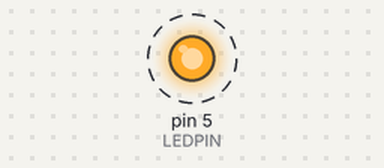
Recording of a sketch running on a simulated Arduino Uno, built with avr-gcc and run on an emulated ATmega328P. Parts: output pins drawn as LEDs (lit = HIGH). Dashed ring = blinking.

Above: at 0.05 s.
Timing chart, 0 to 3.0 s (numbered marks = the images above):
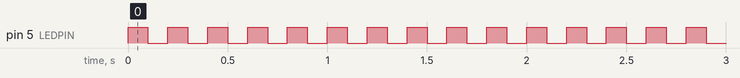

Measured:
- by itself, pin 5 (LEDPIN): alternates HIGH for 0.10 s and LOW for 0.10 s

The sketch:

L02_02_helloLEDvar.ino
```cpp
/*
 * Project: Variables
 * Description: Teach the use of variables
 * Author: Brian A Rashap
 * Date: 11-Dec-2019
 */

 // Connect anode of LED to Pin 5
 // Connect cathode of LED to GND with a resistor (100 ohm to 10k ohm)

const int LEDPIN = 5;
const int LEDDELAY = 100; // 1000 ms or 1 s

void setup() {
  pinMode(LEDPIN, OUTPUT);
}

void loop() {
  digitalWrite(LEDPIN, HIGH);
  delay(LEDDELAY);
  digitalWrite(LEDPIN, LOW);
  delay(LEDDELAY);
}
```
